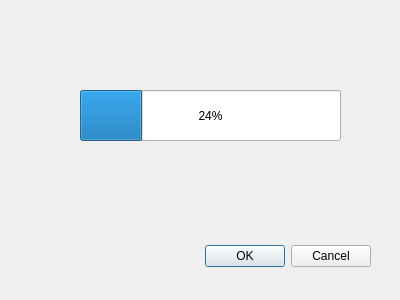
<?xml version="1.0" encoding="UTF-8"?>
<ui version="4.0">
 <class>Exit_Dialog</class>
 <widget class="QDialog" name="Exit_Dialog">
  <property name="geometry">
   <rect>
    <x>0</x>
    <y>0</y>
    <width>400</width>
    <height>300</height>
   </rect>
  </property>
  <property name="windowTitle">
   <string>Dialog</string>
  </property>
  <widget class="QDialogButtonBox" name="buttonBox">
   <property name="geometry">
    <rect>
     <x>30</x>
     <y>240</y>
     <width>341</width>
     <height>32</height>
    </rect>
   </property>
   <property name="orientation">
    <enum>Qt::Horizontal</enum>
   </property>
   <property name="standardButtons">
    <set>QDialogButtonBox::Cancel|QDialogButtonBox::Ok</set>
   </property>
  </widget>
  <widget class="QProgressBar" name="progressBar">
   <property name="geometry">
    <rect>
     <x>80</x>
     <y>90</y>
     <width>261</width>
     <height>51</height>
    </rect>
   </property>
   <property name="value">
    <number>24</number>
   </property>
  </widget>
 </widget>
 <resources/>
 <connections>
  <connection>
   <sender>buttonBox</sender>
   <signal>accepted()</signal>
   <receiver>Exit_Dialog</receiver>
   <slot>accept()</slot>
   <hints>
    <hint type="sourcelabel">
     <x>248</x>
     <y>254</y>
    </hint>
    <hint type="destinationlabel">
     <x>157</x>
     <y>274</y>
    </hint>
   </hints>
  </connection>
  <connection>
   <sender>buttonBox</sender>
   <signal>rejected()</signal>
   <receiver>Exit_Dialog</receiver>
   <slot>reject()</slot>
   <hints>
    <hint type="sourcelabel">
     <x>316</x>
     <y>260</y>
    </hint>
    <hint type="destinationlabel">
     <x>286</x>
     <y>274</y>
    </hint>
   </hints>
  </connection>
 </connections>
</ui>
